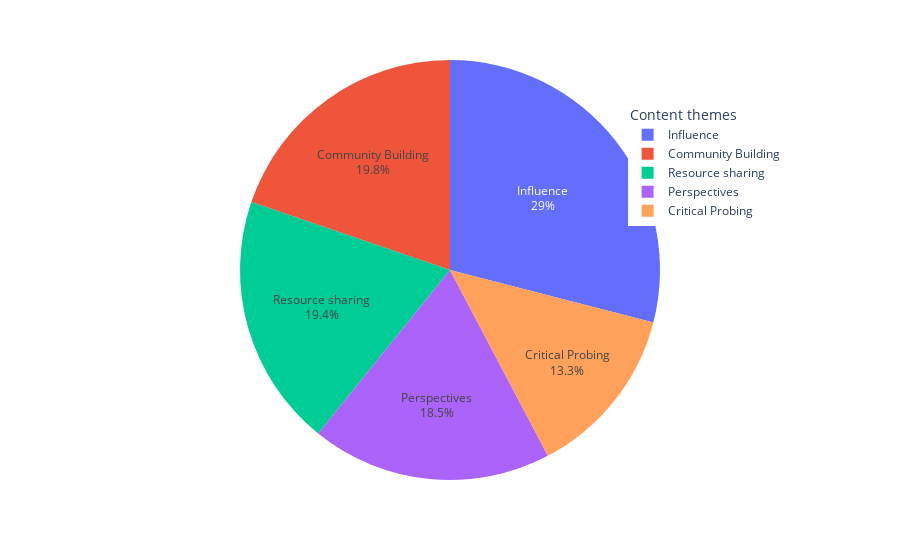

This figure's notebook cell:
### Code cell
import plotly.express as px
fig = px.pie(topic_df, values="counts", names="Topic_Label")
fig.update_traces(textposition='inside', textinfo='percent+label')
fig.update_layout(legend=dict(title = 'Content themes', yanchor="top", y=0.9, xanchor="left", x=0.74))
fig.show()

### Figure 1 — Plotly figure (JSON) as saved in the notebook; plotly's stock layout.template omitted (floating-point values rounded to 4 significant figures)
{"data": [{"domain": {"x": [0, 1], "y": [0, 1]}, "hovertemplate": "Topic_Label=%{label}<br>counts=%{value}<extra></extra>", "labels": ["Influence", "Community Building", "Resource sharing", "Perspectives", "Critical Probing"], "legendgroup": "", "name": "", "showlegend": true, "textinfo": "percent+label", "textposition": "inside", "type": "pie", "values": [94, 64, 63, 60, 43]}], "layout": {"legend": {"title": {"text": "Content themes"}, "tracegroupgap": 0, "x": 0.74, "xanchor": "left", "y": 0.9, "yanchor": "top"}, "margin": {"t": 60}}}
